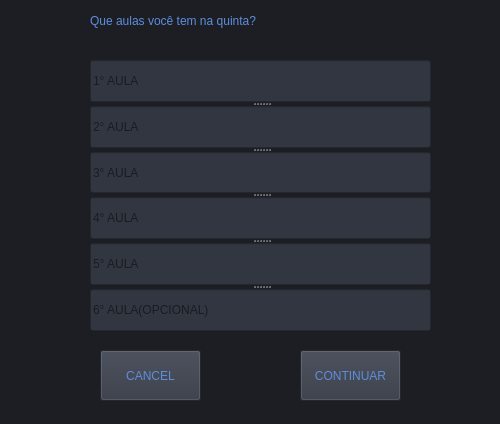
<?xml version="1.0" encoding="UTF-8"?>
<ui version="4.0">
 <class>dialog</class>
 <widget class="QDialog" name="dialog">
  <property name="geometry">
   <rect>
    <x>0</x>
    <y>0</y>
    <width>500</width>
    <height>424</height>
   </rect>
  </property>
  <property name="windowTitle">
   <string>CONFIGURAÇÃO DAS AULAS</string>
  </property>
  <property name="styleSheet">
   <string notr="true">background-color: rgb(28, 30, 35);</string>
  </property>
  <widget class="QDialogButtonBox" name="buttonBox">
   <property name="geometry">
    <rect>
     <x>10</x>
     <y>600</y>
     <width>461</width>
     <height>32</height>
    </rect>
   </property>
   <property name="orientation">
    <enum>Qt::Horizontal</enum>
   </property>
   <property name="standardButtons">
    <set>QDialogButtonBox::Cancel|QDialogButtonBox::Ok</set>
   </property>
  </widget>
  <widget class="QPushButton" name="Button_return">
   <property name="geometry">
    <rect>
     <x>100</x>
     <y>350</y>
     <width>101</width>
     <height>51</height>
    </rect>
   </property>
   <property name="styleSheet">
    <string notr="true">background-color: rgb(49,54,65);
font: 87 10pt &quot;Arial Black&quot;;
color: rgb(94,141,222);</string>
   </property>
   <property name="text">
    <string>CANCEL</string>
   </property>
  </widget>
  <widget class="QLabel" name="label">
   <property name="geometry">
    <rect>
     <x>90</x>
     <y>10</y>
     <width>311</width>
     <height>21</height>
    </rect>
   </property>
   <property name="styleSheet">
    <string notr="true">background-color: rgb(28, 30, 35);
font: 87 13pt &quot;Arial Black&quot;;
color: rgb(94,141,222);</string>
   </property>
   <property name="text">
    <string>Que aulas você tem na quinta?</string>
   </property>
  </widget>
  <widget class="QSplitter" name="splitter">
   <property name="geometry">
    <rect>
     <x>90</x>
     <y>60</y>
     <width>341</width>
     <height>271</height>
    </rect>
   </property>
   <property name="orientation">
    <enum>Qt::Vertical</enum>
   </property>
   <widget class="QLineEdit" name="lineEdit_firstlesson">
    <property name="styleSheet">
     <string notr="true">background-color: rgb(49,54,65);
font: 87 10pt &quot;Arial Black&quot;;</string>
    </property>
    <property name="text">
     <string/>
    </property>
    <property name="placeholderText">
     <string>1° AULA</string>
    </property>
   </widget>
   <widget class="QLineEdit" name="lineEdit_secondlesson">
    <property name="styleSheet">
     <string notr="true">background-color: rgb(49,54,65);
font: 87 10pt &quot;Arial Black&quot;;</string>
    </property>
    <property name="placeholderText">
     <string>2° AULA</string>
    </property>
   </widget>
   <widget class="QLineEdit" name="lineEdit_3lesson">
    <property name="styleSheet">
     <string notr="true">background-color: rgb(49,54,65);
font: 87 10pt &quot;Arial Black&quot;;</string>
    </property>
    <property name="placeholderText">
     <string>3° AULA</string>
    </property>
   </widget>
   <widget class="QLineEdit" name="lineEdit_fourlesson">
    <property name="styleSheet">
     <string notr="true">background-color: rgb(49,54,65);
font: 87 10pt &quot;Arial Black&quot;;</string>
    </property>
    <property name="placeholderText">
     <string>4° AULA</string>
    </property>
   </widget>
   <widget class="QLineEdit" name="lineEdit_fivelesson">
    <property name="styleSheet">
     <string notr="true">background-color: rgb(49,54,65);
font: 87 10pt &quot;Arial Black&quot;;</string>
    </property>
    <property name="placeholderText">
     <string>5° AULA</string>
    </property>
   </widget>
   <widget class="QLineEdit" name="lineEdit_sixlesson">
    <property name="styleSheet">
     <string notr="true">background-color: rgb(49,54,65);
font: 87 10pt &quot;Arial Black&quot;;</string>
    </property>
    <property name="placeholderText">
     <string>6° AULA(OPCIONAL)</string>
    </property>
   </widget>
  </widget>
  <widget class="QPushButton" name="Button_continuar">
   <property name="geometry">
    <rect>
     <x>300</x>
     <y>350</y>
     <width>101</width>
     <height>51</height>
    </rect>
   </property>
   <property name="styleSheet">
    <string notr="true">background-color: rgb(49,54,65);
font: 87 10pt &quot;Arial Black&quot;;
color: rgb(94,141,222);</string>
   </property>
   <property name="text">
    <string>CONTINUAR</string>
   </property>
  </widget>
 </widget>
 <resources/>
 <connections>
  <connection>
   <sender>buttonBox</sender>
   <signal>accepted()</signal>
   <receiver>dialog</receiver>
   <slot>accept()</slot>
   <hints>
    <hint type="sourcelabel">
     <x>248</x>
     <y>254</y>
    </hint>
    <hint type="destinationlabel">
     <x>157</x>
     <y>274</y>
    </hint>
   </hints>
  </connection>
  <connection>
   <sender>buttonBox</sender>
   <signal>rejected()</signal>
   <receiver>dialog</receiver>
   <slot>reject()</slot>
   <hints>
    <hint type="sourcelabel">
     <x>316</x>
     <y>260</y>
    </hint>
    <hint type="destinationlabel">
     <x>286</x>
     <y>274</y>
    </hint>
   </hints>
  </connection>
 </connections>
</ui>
